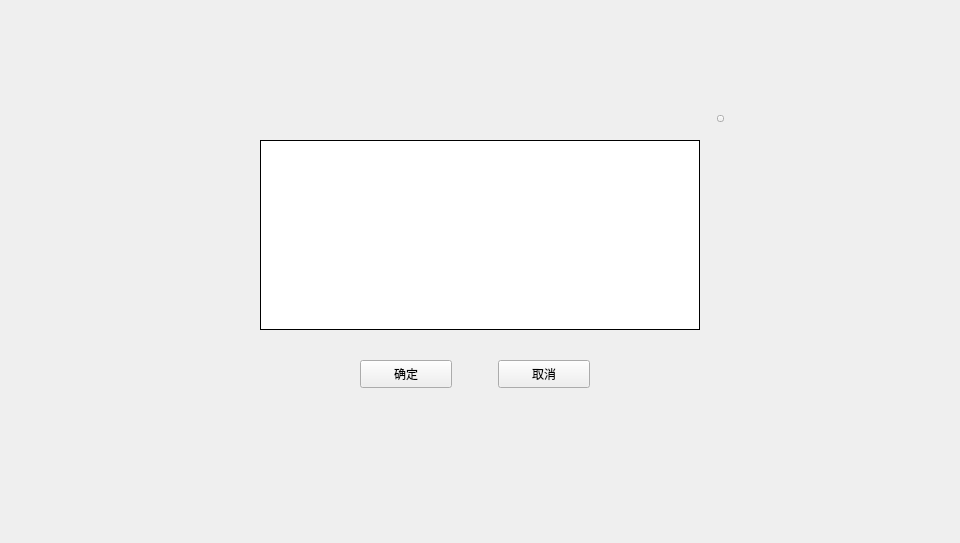
<?xml version="1.0" encoding="UTF-8"?>
<ui version="4.0">
 <class>AddLocalPubKeyDialog</class>
 <widget class="QDialog" name="AddLocalPubKeyDialog">
  <property name="geometry">
   <rect>
    <x>0</x>
    <y>0</y>
    <width>960</width>
    <height>543</height>
   </rect>
  </property>
  <property name="windowTitle">
   <string>Dialog</string>
  </property>
  <widget class="QWidget" name="widget" native="true">
   <property name="geometry">
    <rect>
     <x>0</x>
     <y>0</y>
     <width>960</width>
     <height>543</height>
    </rect>
   </property>
   <widget class="QWidget" name="containerWidget" native="true">
    <property name="geometry">
     <rect>
      <x>230</x>
      <y>110</y>
      <width>500</width>
      <height>300</height>
     </rect>
    </property>
    <widget class="QToolButton" name="cancelBtn">
     <property name="geometry">
      <rect>
       <x>268</x>
       <y>250</y>
       <width>92</width>
       <height>28</height>
      </rect>
     </property>
     <property name="cursor">
      <cursorShape>PointingHandCursor</cursorShape>
     </property>
     <property name="styleSheet">
      <string notr="true"/>
     </property>
     <property name="text">
      <string>取消</string>
     </property>
    </widget>
    <widget class="QToolButton" name="okBtn">
     <property name="geometry">
      <rect>
       <x>130</x>
       <y>250</y>
       <width>92</width>
       <height>28</height>
      </rect>
     </property>
     <property name="cursor">
      <cursorShape>PointingHandCursor</cursorShape>
     </property>
     <property name="styleSheet">
      <string notr="true"/>
     </property>
     <property name="text">
      <string>确定</string>
     </property>
    </widget>
    <widget class="QToolButton" name="closeBtn">
     <property name="geometry">
      <rect>
       <x>487</x>
       <y>5</y>
       <width>7</width>
       <height>7</height>
      </rect>
     </property>
     <property name="cursor">
      <cursorShape>PointingHandCursor</cursorShape>
     </property>
     <property name="focusPolicy">
      <enum>Qt::NoFocus</enum>
     </property>
     <property name="styleSheet">
      <string notr="true"/>
     </property>
     <property name="text">
      <string/>
     </property>
    </widget>
    <widget class="QTableWidget" name="tableWidget">
     <property name="geometry">
      <rect>
       <x>30</x>
       <y>30</y>
       <width>440</width>
       <height>190</height>
      </rect>
     </property>
     <property name="cursor" stdset="0">
      <cursorShape>PointingHandCursor</cursorShape>
     </property>
     <property name="layoutDirection">
      <enum>Qt::LeftToRight</enum>
     </property>
     <property name="styleSheet">
      <string notr="true"/>
     </property>
     <property name="frameShape">
      <enum>QFrame::Box</enum>
     </property>
     <property name="frameShadow">
      <enum>QFrame::Plain</enum>
     </property>
     <property name="verticalScrollBarPolicy">
      <enum>Qt::ScrollBarAsNeeded</enum>
     </property>
     <property name="horizontalScrollBarPolicy">
      <enum>Qt::ScrollBarAlwaysOff</enum>
     </property>
     <property name="autoScroll">
      <bool>true</bool>
     </property>
     <property name="editTriggers">
      <set>QAbstractItemView::NoEditTriggers</set>
     </property>
     <property name="selectionMode">
      <enum>QAbstractItemView::NoSelection</enum>
     </property>
     <property name="iconSize">
      <size>
       <width>19</width>
       <height>12</height>
      </size>
     </property>
     <property name="showGrid">
      <bool>true</bool>
     </property>
     <property name="gridStyle">
      <enum>Qt::SolidLine</enum>
     </property>
     <property name="TableStyle" stdset="0">
      <string>table1</string>
     </property>
     <attribute name="horizontalHeaderVisible">
      <bool>false</bool>
     </attribute>
     <attribute name="horizontalHeaderCascadingSectionResizes">
      <bool>false</bool>
     </attribute>
     <attribute name="horizontalHeaderHighlightSections">
      <bool>false</bool>
     </attribute>
     <attribute name="verticalHeaderVisible">
      <bool>false</bool>
     </attribute>
     <attribute name="verticalHeaderHighlightSections">
      <bool>false</bool>
     </attribute>
     <column>
      <property name="text">
       <string>账户名</string>
      </property>
      <property name="font">
       <font>
        <family>微软雅黑</family>
       </font>
      </property>
      <property name="textAlignment">
       <set>AlignCenter</set>
      </property>
     </column>
     <column>
      <property name="text">
       <string>公钥</string>
      </property>
      <property name="textAlignment">
       <set>AlignCenter</set>
      </property>
     </column>
     <column>
      <property name="text">
       <string/>
      </property>
     </column>
    </widget>
   </widget>
  </widget>
 </widget>
 <resources/>
 <connections/>
</ui>
